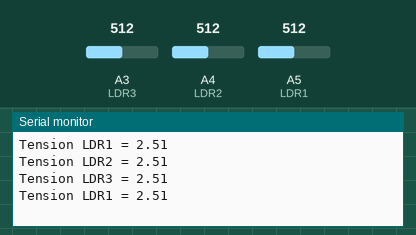
A sketch run on a simulated Arduino Uno, built with avr-gcc and run on an emulated ATmega328P. Shown: the last lines printed to the serial monitor. The inputs (shaded band) are chosen by the test bench; at power-on: A3 (LDR3) = 512, A4 (LDR2) = 512, A5 (LDR1) = 512.

Above: at 3.8 s.
3.9 s: A3 (LDR3) set to 716
At 4.8 s:
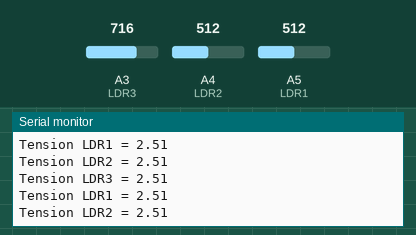
7.8 s: A4 (LDR2) set to 716
At 8.7 s:
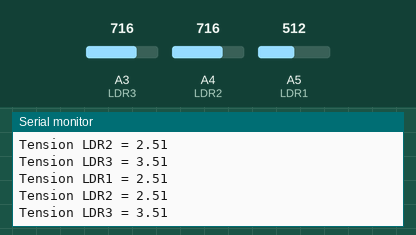
11.7 s: A5 (LDR1) set to 716
At 12.8 s:
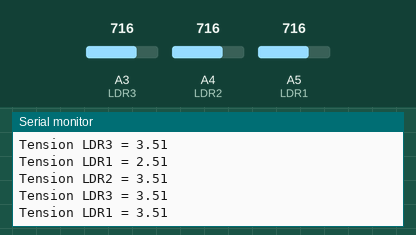
15.6 s: A3 (LDR3) set to 900
At 16.8 s:
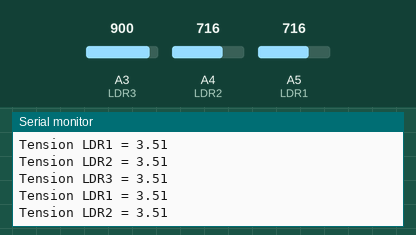
19.5 s: A4 (LDR2) set to 900
At 20.4 s:
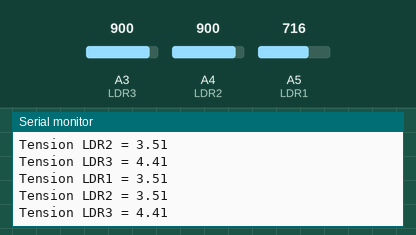
23.4 s: A5 (LDR1) set to 900
At 24.8 s:
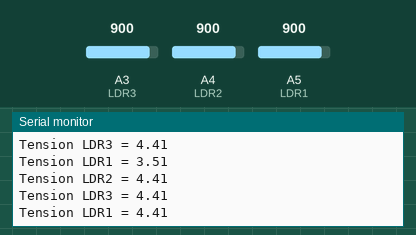
Timing chart, 0 to 26.4 s (numbered marks = the images above; inputs shaded):
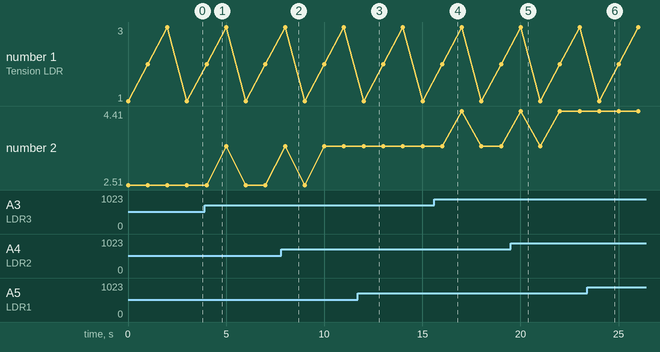

Measured:
- after the input at 11.7 s, the serial monitor: prints a new line after 0.31 s (image 3)
- after the input at 23.4 s, the serial monitor: prints a new line after 0.61 s (image 6)

The sketch:

LDR.ino
```cpp
const int LDR1 = 5, LDR2 = 4, LDR3 = 3;
int LDR_val = 0, LDR_val2 = 0, LDR_val3 = 0;

void setup() {
 Serial.begin(9600);
}


void loop(){
 LDR_val = analogRead(LDR1);
 Serial.print("Tension LDR1 = ");
 Serial.println(LDR_val*0.0049);

 delay(1000);

 LDR_val2 = analogRead(LDR2);
 Serial.print("Tension LDR2 = ");
 Serial.println(LDR_val2*0.0049);

 delay(1000);

 LDR_val3 = analogRead(LDR3);
 Serial.print("Tension LDR3 = ");
 Serial.println(LDR_val3*0.0049);

 delay(1000);
}
```
